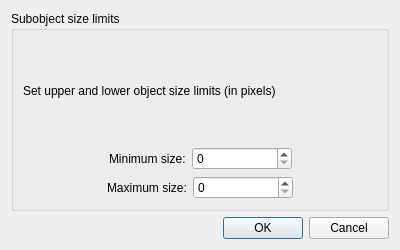
<?xml version="1.0" encoding="UTF-8"?>
<ui version="4.0">
 <class>sizeNp</class>
 <widget class="QDialog" name="sizeNp">
  <property name="geometry">
   <rect>
    <x>0</x>
    <y>0</y>
    <width>400</width>
    <height>250</height>
   </rect>
  </property>
  <property name="minimumSize">
   <size>
    <width>400</width>
    <height>250</height>
   </size>
  </property>
  <property name="maximumSize">
   <size>
    <width>400</width>
    <height>250</height>
   </size>
  </property>
  <property name="windowTitle">
   <string>Object size limits</string>
  </property>
  <layout class="QVBoxLayout">
   <item>
    <layout class="QHBoxLayout">
     <item>
      <layout class="QVBoxLayout">
       <item>
        <widget class="QGroupBox" name="groupBox_3">
         <property name="title">
          <string>Subobject size limits</string>
         </property>
         <layout class="QVBoxLayout">
          <item>
           <widget class="QLabel" name="label">
            <property name="text">
             <string>Set upper and lower object size limits (in pixels)</string>
            </property>
           </widget>
          </item>
          <item>
           <layout class="QHBoxLayout">
            <item>
             <spacer>
              <property name="orientation">
               <enum>Qt::Horizontal</enum>
              </property>
              <property name="sizeHint" stdset="0">
               <size>
                <width>40</width>
                <height>20</height>
               </size>
              </property>
             </spacer>
            </item>
            <item>
             <widget class="QLabel" name="label_2">
              <property name="text">
               <string>Minimum size:</string>
              </property>
             </widget>
            </item>
            <item>
             <widget class="QSpinBox" name="minSize">
              <property name="minimumSize">
               <size>
                <width>100</width>
                <height>0</height>
               </size>
              </property>
              <property name="maximumSize">
               <size>
                <width>100</width>
                <height>16777215</height>
               </size>
              </property>
              <property name="maximum">
               <number>10000</number>
              </property>
             </widget>
            </item>
            <item>
             <spacer>
              <property name="orientation">
               <enum>Qt::Horizontal</enum>
              </property>
              <property name="sizeHint" stdset="0">
               <size>
                <width>40</width>
                <height>20</height>
               </size>
              </property>
             </spacer>
            </item>
           </layout>
          </item>
          <item>
           <layout class="QHBoxLayout">
            <item>
             <spacer>
              <property name="orientation">
               <enum>Qt::Horizontal</enum>
              </property>
              <property name="sizeHint" stdset="0">
               <size>
                <width>40</width>
                <height>20</height>
               </size>
              </property>
             </spacer>
            </item>
            <item>
             <widget class="QLabel" name="label_3">
              <property name="text">
               <string>Maximum size:</string>
              </property>
             </widget>
            </item>
            <item>
             <widget class="QSpinBox" name="maxSize">
              <property name="minimumSize">
               <size>
                <width>100</width>
                <height>0</height>
               </size>
              </property>
              <property name="maximumSize">
               <size>
                <width>100</width>
                <height>16777215</height>
               </size>
              </property>
              <property name="maximum">
               <number>10000000</number>
              </property>
             </widget>
            </item>
            <item>
             <spacer>
              <property name="orientation">
               <enum>Qt::Horizontal</enum>
              </property>
              <property name="sizeHint" stdset="0">
               <size>
                <width>40</width>
                <height>20</height>
               </size>
              </property>
             </spacer>
            </item>
           </layout>
          </item>
         </layout>
        </widget>
       </item>
      </layout>
     </item>
    </layout>
   </item>
   <item>
    <widget class="QDialogButtonBox" name="buttonBox">
     <property name="orientation">
      <enum>Qt::Horizontal</enum>
     </property>
     <property name="standardButtons">
      <set>QDialogButtonBox::Cancel|QDialogButtonBox::Ok</set>
     </property>
    </widget>
   </item>
  </layout>
 </widget>
 <resources/>
 <connections>
  <connection>
   <sender>buttonBox</sender>
   <signal>accepted()</signal>
   <receiver>sizeNp</receiver>
   <slot>accept()</slot>
   <hints>
    <hint type="sourcelabel">
     <x>248</x>
     <y>254</y>
    </hint>
    <hint type="destinationlabel">
     <x>157</x>
     <y>274</y>
    </hint>
   </hints>
  </connection>
  <connection>
   <sender>buttonBox</sender>
   <signal>rejected()</signal>
   <receiver>sizeNp</receiver>
   <slot>reject()</slot>
   <hints>
    <hint type="sourcelabel">
     <x>316</x>
     <y>260</y>
    </hint>
    <hint type="destinationlabel">
     <x>286</x>
     <y>274</y>
    </hint>
   </hints>
  </connection>
 </connections>
</ui>
